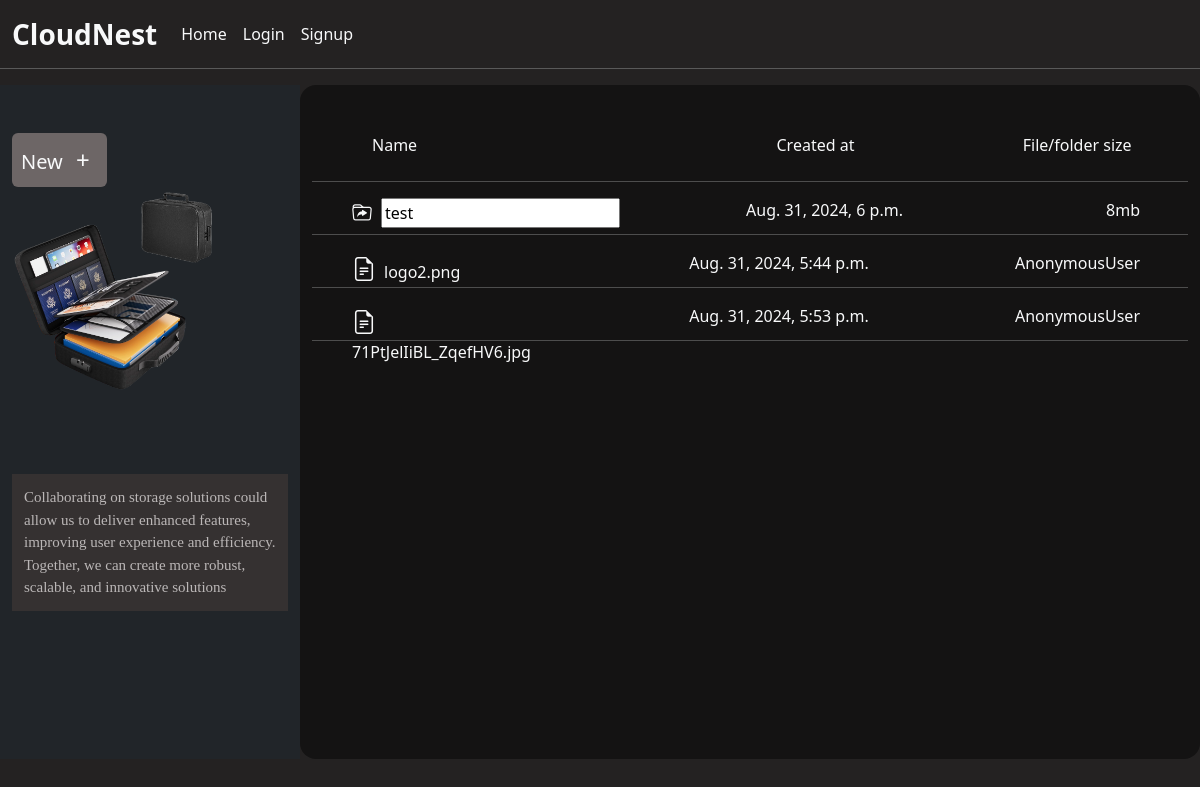
The page /cloudNest/renameInnerFolder/10/19 on the database its author committed.
### drive/models.py (models this page shows, shortened)
class InnerFolder(models.Model):
    folderName= models.CharField(max_length=50,default='Folder')
    parentFolder = models.ForeignKey(Folder,on_delete=models.CASCADE)
    created_at = models.DateTimeField(auto_now_add=True)

class InnerFile(models.Model):
    file = models.FileField(upload_to='',null=False)
    fileUser = models.ForeignKey(Folder,on_delete=models.CASCADE )
    created_at = models.DateTimeField(auto_now_add=True )

### drive/views.py (the view, shortened to what this page needs)
# urls.py: path('cloudNest/renameInnerFolder/<int:folder_id>/<int:innerFolderRename_id>', innerFolderRename, name='innerFolderRename'),
def innerFolderRename(request,folder_id ,innerFolderRename_id):
    parentfolder = Folder.objects.get(id=folder_id)
    innerFolder = InnerFolder.objects.filter(parentFolder=folder_id).order_by('-id')
    innerFile = InnerFile.objects.filter(fileUser = parentfolder)
    folder_instance = get_object_or_404(InnerFolder, id=innerFolderRename_id)
    context = {
        'innerFolder':innerFolder,
        'folderId':folder_id,
        'innerFile':innerFile,
        'renaming_folder_id': innerFolderRename_id
    }
    return render(request,'innerFolderRename.html',context)

### drive/templates/innerFolderRename.html (shortened to what this page needs)
{% extends 'index.html' %}
{% block content %}
<div class=" d-flex h-100vh">
{% include 'leftContainer.html' %}
<div class="container w-75 float-end position-relative me-0 pb-3 right-side-container" style="height:auto;padding-bottom: 23px;">
        <div class="container d-flex justify-content-between w-75 ms-5 mt-5 pb-2 sticky-top  text-light">
            <div class="name w-50">Name</div>
            <div class="owner w-25">Created at</div>
            <div class="file_size " style="margin-right: -20%;">File/folder size</div>
        </div>
        <div class="list-group overflow-y-scroll  p-0" style="height:72.3vh;">
        {% if innerFolder %}
            {% for folder in innerFolder %}
            <hr class="text-light">
            <div href="{% url 'subFile' folderId %}" class="context_items  text-decoration-none text-light d-flex justify-content-between ps-4 pe-4 pt-0 position-relative" style="height: 20px;">
                <div class="folder_name w-25 ps-3"><i class="bi bi-folder-symlink pe-2 fs-5"></i>
                    {% if folder.id  == renaming_folder_id %}
                    <form action="{% url 'innerFolderRename' folderId renaming_folder_id %}" method="POST"  id="renameInnerform">
                        <input type="text" name="renameFolder" id="renameFolder" value="{{ folder.folderName }}" class="renameinnerfolder">
                    </form>
                    {% else %}
                    {{ folder.folderName }}
                {% endif %}
                </div>
                <div class="folder_name">{{folder.created_at}}</div>
                <div class="folder_name pe-4">8mb</div>
            </div>
            {% endfor %}
          {% endif %}
          {% if innerFile %}
                {% for file in innerFile %}
                  <hr class="text-light">
                  <a href="" class="text-decoration-none text-light d-flex justify-content-between ps-4 pe-4 pt-0" style="height: 20px;">
                      <div class  ="folder_name w-25 ps-3"><i class="bi bi-file-earmark-text fs-4 pe-2"></i>{{file.file}}</div>
                      <div class="folder_name">{{file.created_at}}</div>
                      <div class="folder_name pe-4">{{request.user}}</div>
                  </a>
            {% endfor %}
          {% endif %}
        <hr class="text-light">
    </div>
    </div>
</div>
{% endblock content %}

### static/CSS/style.css (style rules this page uses)
#renameInnerform { position: absolute; top: 0rem; padding-left: 29px; }
.right-side-container { background-color: #141313; border-radius: 1rem; }
body { background-color: #242222 !important; }

### rows shown on the page
InnerFolder: renameFolder "test", created_at "Aug. 31, 2024, 6 p.m."
InnerFile: file "logo2.png", created_at "Aug. 31, 2024, 5:44 p.m.", user "AnonymousUser"
InnerFile: file "71PtJelIiBL_ZqefHV6.jpg", created_at "Aug. 31, 2024, 5:53 p.m.", user "AnonymousUser"
